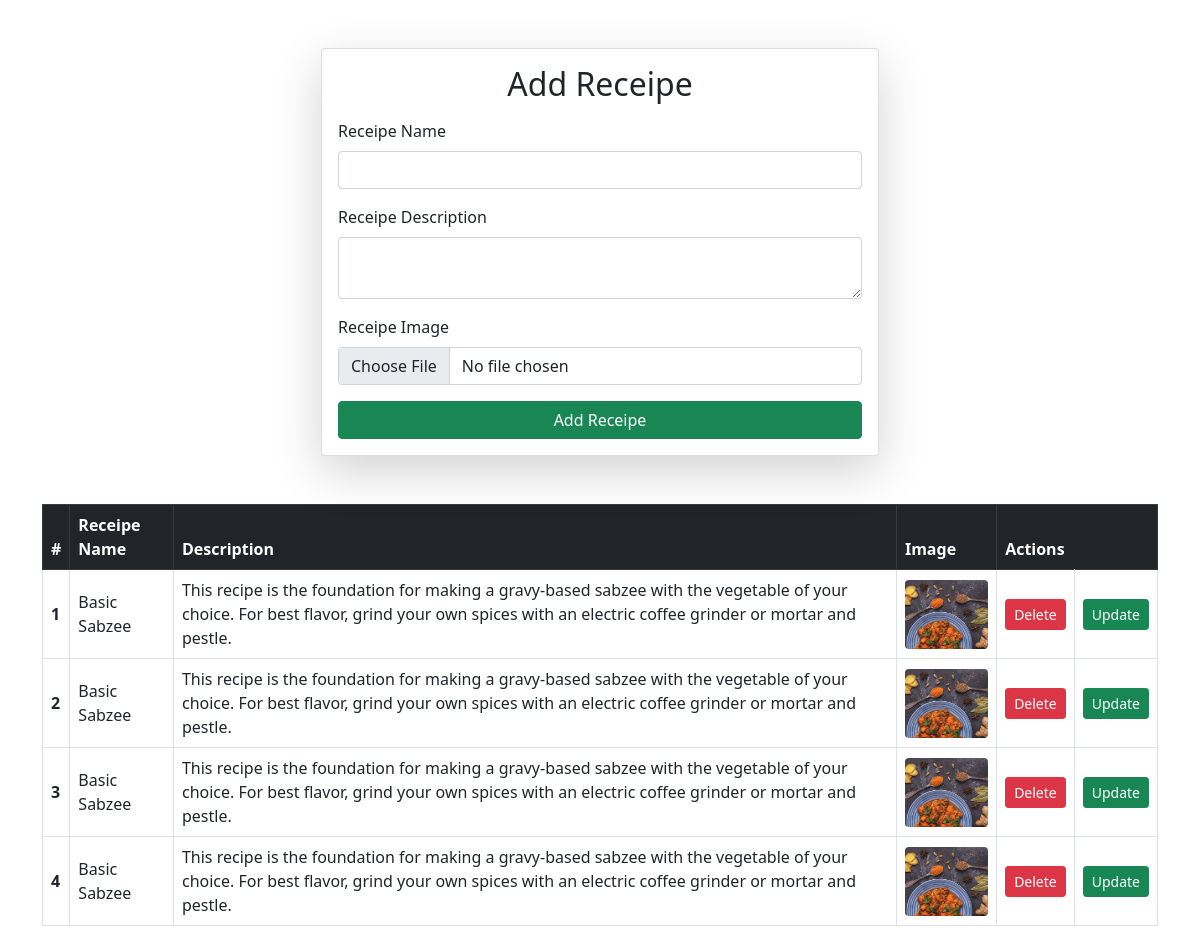
The app's page /receipes/, older data.
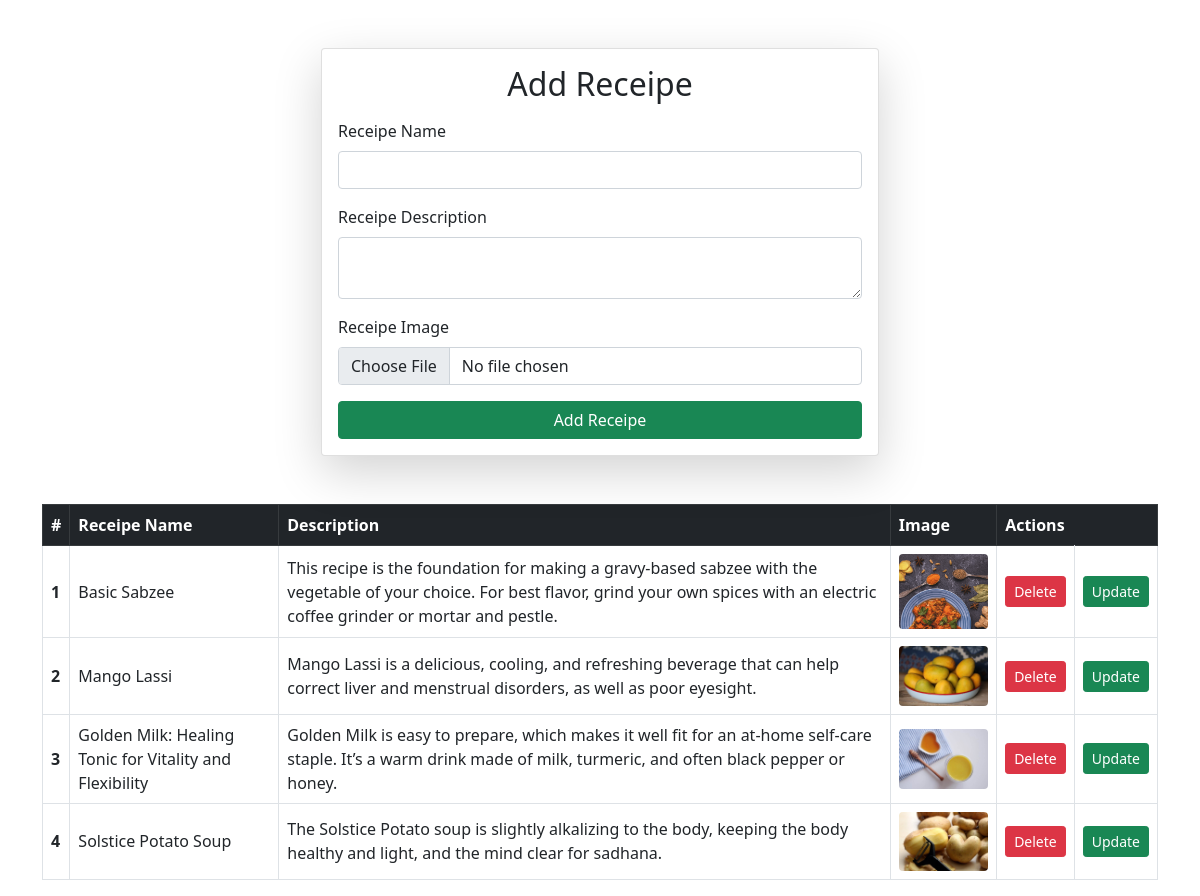
The same page, newer data.
### vege/models.py (models this page shows)
class Receipe(models.Model):
    receipe_name = models.CharField(max_length=100)
    receipe_description = models.TextField()
    receipe_image = models.ImageField(upload_to="receipe")

### vege/views.py (the view, shortened to what this page needs)
# urls.py: path('receipes/', receipes , name = "receipes"),
def receipes(request):
    queryset = Receipe.objects.all()
    context = {'receipes':queryset}
    return render(request, 'receipes.html' , context)

### vege/templates/receipes.html (shortened to what this page needs)
<!DOCTYPE html>
<html lang="en">
<head>
    <link href="https://cdn.jsdelivr.net/npm/bootstrap@5.0.2/dist/css/bootstrap.min.css" rel="stylesheet"
>
</head>
<body>
    <div class="container mt-5">
        <form class="col-12 col-md-8 col-lg-6 mx-auto card p-3 shadow-lg"
              method="post"
              enctype="multipart/form-data">
            <h2 class="text-center mb-3">Add Receipe</h2>
            <div class="mb-3">
                <label class="form-label">Receipe Name</label>
                <input name="receipe_name" required type="text" class="form-control">
            </div>
            <div class="mb-3">
                <label class="form-label">Receipe Description</label>
                <textarea name="receipe_description" required class="form-control"></textarea>
            </div>
            <div class="mb-3">
                <label class="form-label">Receipe Image</label>
                <input name="receipe_image" type="file" class="form-control">
            </div>
            <button type="submit" class="btn btn-success w-100">
                Add Receipe
            </button>
        </form>
        <div class="table-responsive mt-5">
            <table class="table table-bordered table-hover align-middle">
                <thead class="table-dark">
                    <tr>
                        <th>#</th>
                        <th>Receipe Name</th>
                        <th>Description</th>
                        <th>Image</th>
                        <th colspan="2">Actions</th>
                    </tr>
                </thead>
                <tbody>
                    {% for receipe in receipes %}
                    <tr>
                        <th>{{ forloop.counter }}</th>
                        <td>{{ receipe.receipe_name }}</td>
                        <td>{{ receipe.receipe_description }}</td>
                        <td>
                            {% if receipe.receipe_image %}
                            <img src="{{ receipe.receipe_image.url }}"
                                 class="img-fluid rounded"
                                 style="max-height: 100px;">
                            {% endif %}
                        </td>
                        <td>
                            <a href="/delete-receipe/{{ receipe.id }}"
                               class="btn btn-danger btn-sm">
                                Delete
                            </a>
                        </td>
                        <td>
                            <a href="/update-receipe/{{ receipe.id }}"
                               class="btn btn-success btn-sm">
                                Update
                            </a>
                        </td>
                    </tr>
                    {% endfor %}
                </tbody>
            </table>
        </div>
    </div>
</body>
</html>

Row changes from the older to the newer data that the page shows:
removed Receipe: receipe_name "Basic Sabzee", receipe_description "This recipe is the foundation for making a gravy-based sabzee with the vegetable of your choice. For best flavor, grind your own spices with an electric coffee grinder or mortar and pestle.", receipe_image (picture)
removed Receipe: receipe_name "Basic Sabzee", receipe_description "This recipe is the foundation for making a gravy-based sabzee with the vegetable of your choice. For best flavor, grind your own spices with an electric coffee grinder or mortar and pestle.", receipe_image (picture)
removed Receipe: receipe_name "Basic Sabzee", receipe_description "This recipe is the foundation for making a gravy-based sabzee with the vegetable of your choice. For best flavor, grind your own spices with an electric coffee grinder or mortar and pestle.", receipe_image (picture)
added Receipe: receipe_name "Mango Lassi", receipe_description "Mango Lassi is a delicious, cooling, and refreshing beverage that can help correct liver and menstrual disorders, as well as poor eyesight.", receipe_image (picture)
added Receipe: receipe_name "Golden Milk: Healing Tonic for Vitality and Flexibility", receipe_description "Golden Milk is easy to prepare, which makes it well fit for an at-home self-care staple. It’s a warm drink made of milk, turmeric, and often black pepper or honey.", receipe_image (picture)
added Receipe: receipe_name "Solstice Potato Soup", receipe_description "The Solstice Potato soup is slightly alkalizing to the body, keeping the body healthy and light, and the mind clear for sadhana.", receipe_image (picture)
